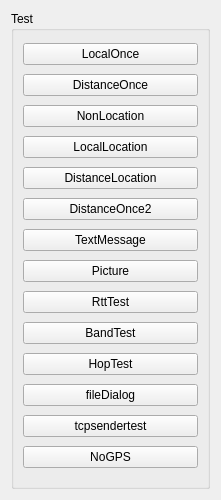
<?xml version="1.0" encoding="UTF-8"?>
<ui version="4.0">
 <class>TestWidget</class>
 <widget class="QWidget" name="TestWidget">
  <property name="geometry">
   <rect>
    <x>0</x>
    <y>0</y>
    <width>221</width>
    <height>500</height>
   </rect>
  </property>
  <property name="windowTitle">
   <string>Form</string>
  </property>
  <layout class="QGridLayout" name="gridLayout_2">
   <item row="0" column="0">
    <widget class="QGroupBox" name="groupBox">
     <property name="title">
      <string>Test</string>
     </property>
     <layout class="QGridLayout" name="gridLayout">
      <item row="0" column="0">
       <widget class="QPushButton" name="pushButton">
        <property name="toolTip">
         <string comment="发送一次本地位置信息"/>
        </property>
        <property name="text">
         <string>LocalOnce</string>
        </property>
       </widget>
      </item>
      <item row="1" column="0">
       <widget class="QPushButton" name="pushButton_2">
        <property name="toolTip">
         <string comment="发送一次远端位置信息"/>
        </property>
        <property name="text">
         <string>DistanceOnce</string>
        </property>
       </widget>
      </item>
      <item row="2" column="0">
       <widget class="QPushButton" name="pushButton_3">
        <property name="toolTip">
         <string comment="一次本地+远端无GPS信息"/>
        </property>
        <property name="text">
         <string>NonLocation</string>
        </property>
       </widget>
      </item>
      <item row="5" column="0">
       <widget class="QPushButton" name="pushButton_4">
        <property name="toolTip">
         <string comment="发送一次远端位置新"/>
        </property>
        <property name="text">
         <string>DistanceOnce2</string>
        </property>
       </widget>
      </item>
      <item row="6" column="0">
       <widget class="QPushButton" name="pushButton_5">
        <property name="toolTip">
         <string comment="文本信息"/>
        </property>
        <property name="text">
         <string>TextMessage</string>
        </property>
       </widget>
      </item>
      <item row="7" column="0">
       <widget class="QPushButton" name="pushButton_6">
        <property name="text">
         <string>Picture</string>
        </property>
       </widget>
      </item>
      <item row="8" column="0">
       <widget class="QPushButton" name="pushButton_7">
        <property name="text">
         <string>RttTest</string>
        </property>
       </widget>
      </item>
      <item row="9" column="0">
       <widget class="QPushButton" name="pushButton_8">
        <property name="text">
         <string>BandTest</string>
        </property>
       </widget>
      </item>
      <item row="3" column="0">
       <widget class="QPushButton" name="pushButton_9">
        <property name="text">
         <string>LocalLocation</string>
        </property>
       </widget>
      </item>
      <item row="4" column="0">
       <widget class="QPushButton" name="pushButton_10">
        <property name="text">
         <string>DistanceLocation</string>
        </property>
       </widget>
      </item>
      <item row="10" column="0">
       <widget class="QPushButton" name="pushButton_11">
        <property name="text">
         <string>HopTest</string>
        </property>
       </widget>
      </item>
      <item row="11" column="0">
       <widget class="QPushButton" name="pushButton_12">
        <property name="text">
         <string>fileDialog</string>
        </property>
       </widget>
      </item>
      <item row="12" column="0">
       <widget class="QPushButton" name="pushButton_13">
        <property name="text">
         <string>tcpsendertest</string>
        </property>
       </widget>
      </item>
      <item row="13" column="0">
       <widget class="QPushButton" name="pushButton_14">
        <property name="text">
         <string>NoGPS</string>
        </property>
       </widget>
      </item>
     </layout>
    </widget>
   </item>
  </layout>
 </widget>
 <resources/>
 <connections/>
</ui>
